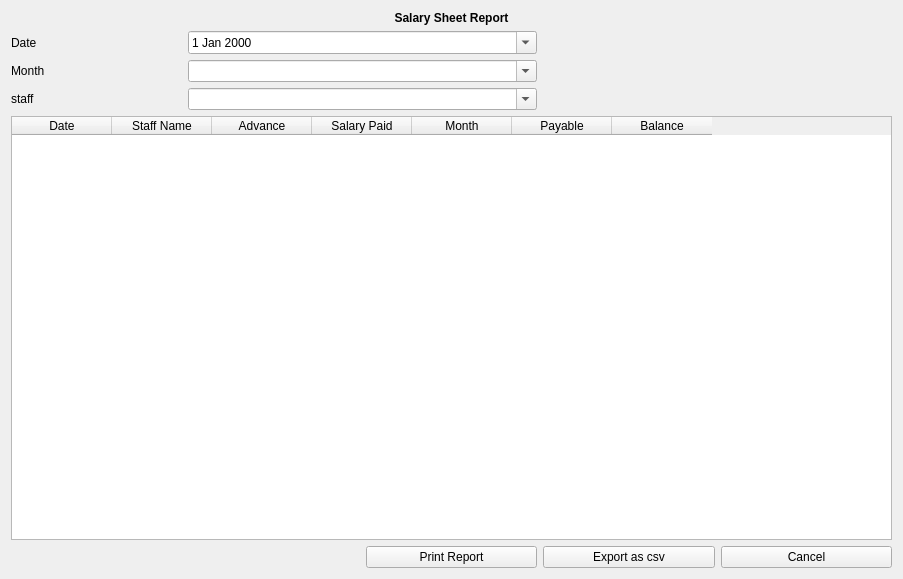
<?xml version="1.0" encoding="UTF-8"?>
<ui version="4.0">
 <class>salarysheet</class>
 <widget class="QWidget" name="salarysheet">
  <property name="geometry">
   <rect>
    <x>0</x>
    <y>0</y>
    <width>903</width>
    <height>579</height>
   </rect>
  </property>
  <property name="windowTitle">
   <string>Form</string>
  </property>
  <layout class="QHBoxLayout" name="horizontalLayout">
   <item>
    <layout class="QGridLayout" name="gridLayout">
     <item row="5" column="0" colspan="5">
      <widget class="QTableWidget" name="tableWidget">
       <column>
        <property name="text">
         <string>Date</string>
        </property>
       </column>
       <column>
        <property name="text">
         <string>Staff Name</string>
        </property>
       </column>
       <column>
        <property name="text">
         <string>Advance</string>
        </property>
       </column>
       <column>
        <property name="text">
         <string>Salary Paid</string>
        </property>
       </column>
       <column>
        <property name="text">
         <string>Month</string>
        </property>
       </column>
       <column>
        <property name="text">
         <string>Payable</string>
        </property>
       </column>
       <column>
        <property name="text">
         <string>Balance</string>
        </property>
       </column>
      </widget>
     </item>
     <item row="6" column="2">
      <widget class="QPushButton" name="pushButton_3">
       <property name="text">
        <string>Print Report</string>
       </property>
      </widget>
     </item>
     <item row="1" column="0">
      <widget class="QLabel" name="label_2">
       <property name="text">
        <string>Date</string>
       </property>
      </widget>
     </item>
     <item row="2" column="0">
      <widget class="QLabel" name="label_3">
       <property name="text">
        <string>Month</string>
       </property>
      </widget>
     </item>
     <item row="6" column="3">
      <widget class="QPushButton" name="pushButton">
       <property name="text">
        <string>Export as csv</string>
       </property>
      </widget>
     </item>
     <item row="0" column="0" colspan="5">
      <widget class="QLabel" name="label">
       <property name="text">
        <string>&lt;html&gt;&lt;head/&gt;&lt;body&gt;&lt;p align=&quot;center&quot;&gt;&lt;span style=&quot; font-weight:600;&quot;&gt;Salary Sheet Report&lt;/span&gt;&lt;/p&gt;&lt;/body&gt;&lt;/html&gt;</string>
       </property>
      </widget>
     </item>
     <item row="6" column="4">
      <widget class="QPushButton" name="pushButton_2">
       <property name="text">
        <string>Cancel</string>
       </property>
      </widget>
     </item>
     <item row="4" column="0">
      <widget class="QLabel" name="label_4">
       <property name="text">
        <string>staff</string>
       </property>
      </widget>
     </item>
     <item row="1" column="1" colspan="2">
      <widget class="QDateEdit" name="dateEdit">
       <property name="calendarPopup">
        <bool>true</bool>
       </property>
      </widget>
     </item>
     <item row="2" column="1" colspan="2">
      <widget class="QComboBox" name="month">
       <property name="editable">
        <bool>true</bool>
       </property>
      </widget>
     </item>
     <item row="4" column="1" colspan="2">
      <widget class="QComboBox" name="stafflist">
       <property name="editable">
        <bool>true</bool>
       </property>
      </widget>
     </item>
    </layout>
   </item>
  </layout>
 </widget>
 <resources/>
 <connections/>
</ui>
